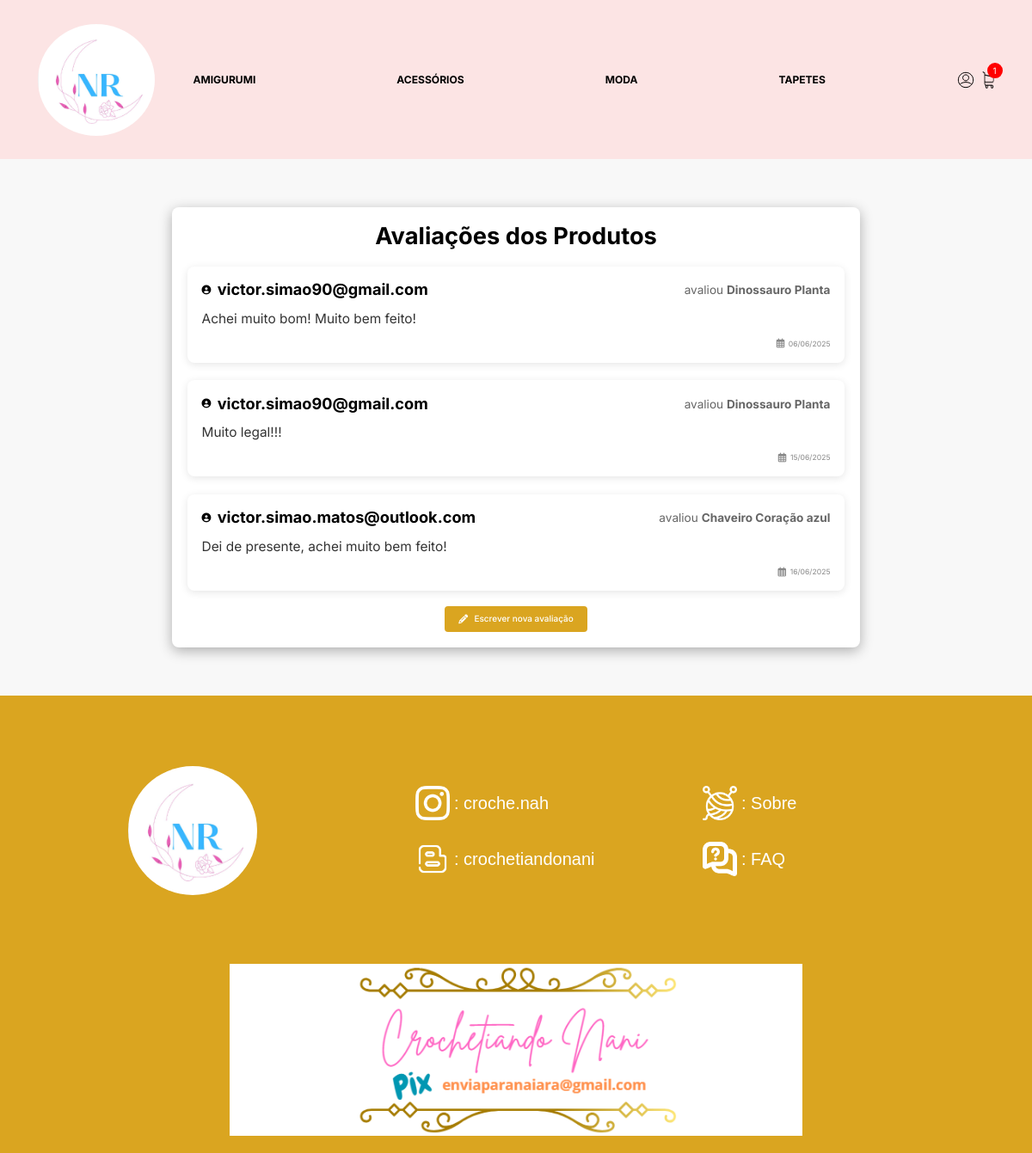
Page /avaliacoes/ (signed in) on the committed database.
### loja/models.py (models this page shows, shortened)
class Categoria(models.Model):
    nome = models.CharField(max_length=200, null=True, blank=True)
    slug = models.CharField(max_length=200, null=True, blank=True)

class Avaliacao(models.Model):
    usuario = models.ForeignKey(User, on_delete=models.CASCADE)
    produto = models.CharField(max_length=255)  # Aqui você pode usar um campo relacionado ao modelo Produto
    comentario = models.TextField()
    data_criacao = models.DateTimeField(auto_now_add=True)

### loja/views.py (the view)
# urls.py: path('avaliacoes/', listar_avaliacoes, name='listar_avaliacoes'),
def listar_avaliacoes(request):
    avaliacoes = Avaliacao.objects.all()
    return render(request, 'listar_avaliacoes.html', {'avaliacoes': avaliacoes})

### loja/novos_context.py (called while the page is built)
def categoria_tipos(request):
    categorias_navegacao = Categoria.objects.all()
    tipos_navegacao = Tipo.objects.all()
    return {
        'categorias_navegacao': categorias_navegacao,
        'tipos_navegacao': tipos_navegacao
    }

def faz_parte_equipe(request):
    equipe = False
    if request.user.is_authenticated:
        equipe = request.user.groups.filter(name="equipe").exists()
    return {"equipe": equipe}

### loja/templates/listar_avaliacoes.html
{% extends 'base.html' %}
{% load static %}
{% block body %}
<body>
    <section class="conta">
        <div class="conta__container avaliacoes-container">
            <h1 class="avaliacoes-titulo">Avaliações dos Produtos</h1>
            <div class="avaliacoes-lista">
                {% for avaliacao in avaliacoes %}
                <div class="avaliacao-card">
                    <div class="avaliacao-cabecalho">
                        <div class="avaliacao-usuario">
                            <i class="fas fa-user-circle"></i>
                            <strong>{{ avaliacao.usuario.username }}</strong>
                        </div>
                        <div class="avaliacao-produto">
                            avaliou <strong>{{ avaliacao.produto }}</strong>
                        </div>
                    </div>
                    <div class="avaliacao-conteudo">
                        <p class="avaliacao-texto">{{ avaliacao.comentario }}</p>
                    </div>
                    <div class="avaliacao-rodape">
                        <span class="avaliacao-data">
                            <i class="far fa-calendar-alt"></i>
                            {{ avaliacao.data_criacao|date:"d/m/Y" }}
                        </span>
                    </div>
                </div>
                {% endfor %}
            </div>
            {% if user.is_authenticated %}
            <div class="avaliacoes-botao-container">
                <a href="{% url 'avaliacao' %}" class="botao-avaliacao">
                    <i class="fas fa-pencil-alt"></i> Escrever nova avaliação
                </a>
            </div>
            {% endif %}
        </div>
    </section>
</body>
{% endblock %}

### loja/templates/navbar.html (shortened to what this page needs)
{% load static %}
<header class="cabecalho" style="background-color: #fce4e4f6;">
    <div class="cabecalho__container">
      <a href="{% url 'homepage' %}">
        <img
        src="{% static 'images/logo.png' %}" width="auto" height="130" style="border-radius: 50%;"
          alt="Logo Crochetiando"
          class="cabecalho__logo"
        />
      </a>
      <nav class="cabecalho__navegacao">
        <ul class="cabecalho__lista">
        {% for categoria in categorias_navegacao %}
          <li class="cabecalho__item-lista">
            <a
              class="cabecalho__link"
              href="{% url 'loja' %}{{ categoria.slug }}"
              >{{ categoria.nome }}</a
            >
          </li>
        {% endfor %}
        </ul>
    </nav>
    </div>
   <div class="cabecalho__icones">
      <div class="cabecalho__icone-login">
        {% if request.user.is_authenticated %}
        <a class="cabecalho__link-icone cabecalho__link-icone--logado" href="javascript: void(0)">
        {% else %}
        <a class="cabecalho__link-icone" href="{% url 'fazer_login' %}">
        {% endif %}
        </a>
      </div>
      <div class="cabecalho__icone-carrinho">
        <a class="cabecalho__link-icone" href="{% url 'carrinho' %}">
            <img src="{% static 'images/carrinho-de-compras (1).png' %}" alt="Carrinho" class="cabecalho__icone cabecalho__icone--menor">
        </a>
        <div class="cabecalho__itens cabecalho__itens--visivel">{{ quantidade_produtos_carrinho }}</div>
    </div>
    </div>
  </header>

### static/css/style.comp.css (style rules this page uses)
* { margin: 0; padding: 0; box-sizing: border-box; }
html { font-size: 62.5%; }
@media (max-width: 80em) { html { font-size: 56.75%; } }
body { font-family: Inter, sans-serif; font-size: 1.6rem; line-height: 1.2; color: #000; background-color: #ffffff; }
img { width: 100%; max-width: 100%; display: block; }
.cabecalho { position: sticky; top: 10; display: flex; flex-flow: row nowrap; align-items: center; justify-content: space-between; gap: 1.6rem; padding: 0 4.88rem; background-color: #fff; z-index: 999; }
.cabecalho__container { display: flex; flex-flow: row nowrap; align-items: center; justify-content: start; gap: 3.66vw; width: 100%; }
.cabecalho__logo { min-width: 15rem; width: 15rem; margin-bottom: 2px; }
@media (max-width: 150.375em) { .cabecalho__logo { margin: 3.05rem 0; } }
.cabecalho__navegacao { display: flex; flex-flow: row nowrap; align-items: stretch; justify-content: start; gap: 4.88rem; width: 100%; max-width: 81rem; }
.cabecalho__lista { list-style: none; width: 100%; display: flex; flex-flow: row nowrap; align-items: stretch; justify-content: space-between; gap: 1.6rem; }
.cabecalho__link { font-size: 1.33rem; text-transform: uppercase; text-decoration: none; color: inherit; font-weight: 700; line-height: 1; border-bottom: solid 2px transparent; }
.cabecalho__link-icone { display: flex; flex-flow: row nowrap; align-items: center; justify-content: center; gap: 0; text-decoration: none; color: inherit; transition: transform ease 200ms; }
.cabecalho__link-icone--logado .cabecalho__icone { display: none; }
.cabecalho__link-icone--logado .cabecalho__icone--logado { display: block; }
.cabecalho__item-lista { position: relative; padding: 3.12rem 0; }
.cabecalho__icones { display: flex; flex-flow: row nowrap; align-items: center; justify-content: start; gap: 1.02rem; }
.cabecalho__icone { color: inherit; fill: currentColor; width: 2rem; height: 2rem; }
@media (max-width: 80em) { .cabecalho__icone { width: 2.2rem; height: 2.2rem; } }
.cabecalho__icone--menor { width: 1.6rem; }
@media (max-width: 80em) { .cabecalho__icone--menor { width: 1.78rem; } }
.cabecalho__icone--logado { display: none; fill: transparent; stroke: currentColor; }
.cabecalho__icone-carrinho { position: relative; }
.cabecalho__itens { display: flex; flex-flow: row nowrap; align-items: center; justify-content: center; gap: 0; display: none; position: absolute; top: 0; right: 0; transform: translate(55%, -55%); border-radius: 50%; width: 2rem; height: 2rem; background-color: #ff0000; font-size: 1.11rem; color: #fff; }
.cabecalho__itens--visivel { display: flex; }
.cabecalho__icone-login { position: relative; }
.conta { padding: 6.1rem 3.12rem; background-color: #f8f8f8; }
.conta__container { background-color: #ffffff; padding: 3.9rem; border-radius: 8px; box-shadow: 0 4px 15px rgba(0, 0, 0, 0.300); max-width: 90rem; margin: 0 auto; }
.avaliacoes-container { max-width: 800px; margin: 0 auto; padding: 2rem; }
.avaliacoes-titulo { text-align: center; color: #000000; margin-bottom: 2rem; font-size: 3rem; }
.avaliacoes-lista { display: flex; flex-direction: column; gap: 2.3rem; }
.avaliacao-card { background: white; border-radius: 8px; box-shadow: 0 2px 10px rgba(0, 0, 0, 0.1); padding: 1.8rem; font-size: 1.8rem; }
.avaliacao-cabecalho { display: flex; justify-content: space-between; align-items: center; margin-bottom: 1.2rem; flex-wrap: wrap; gap: 0.8rem; }
.avaliacao-usuario { display: flex; align-items: center; gap: 0.8rem; color: #000000; font-size: 2rem; }
.avaliacao-produto { color: #666; font-size: 1.5rem; }
.avaliacao-texto { color: #333; line-height: 1.6; margin: 1.2rem 0; font-size: 1.7rem; }
.avaliacao-rodape { display: flex; justify-content: flex-end; }
.avaliacao-data { color: #888; font-size: 0.95rem; display: flex; align-items: center; gap: 0.5rem; }
.botao-avaliacao { display: inline-flex; align-items: center; gap: 0.8rem; background: #daa520; color: white; padding: 1rem 1.8rem; border-radius: 4px; text-decoration: none; margin-top: 2rem; font-size: 1.1rem; font-weight: 500; border: none; cursor: pointer; }
.avaliacoes-botao-container { text-align: center; }
.fas, .far { font-size: 1.2rem; }

### rows in the picture
Categoria: nome "AMIGURUMI"
Categoria: nome "ACESSÓRIOS"
Categoria: nome "MODA"
Categoria: nome "TAPETES"
Avaliacao: usuario.username "victor.simao90@gmail.com", produto "Dinossauro Planta", comentario "Achei muito bom! Muito bem feito!", data_criacao "06/06/2025"
Avaliacao: usuario.username "victor.simao90@gmail.com", produto "Dinossauro Planta", comentario "Muito legal!!!", data_criacao "15/06/2025"
Avaliacao: usuario.username "victor.simao.matos@outlook.com", produto "Chaveiro Coração azul", comentario "Dei de presente, achei muito bem feito!", data_criacao "16/06/2025"

### other values in the picture
{{ quantidade_produtos_carrinho }} "1"
